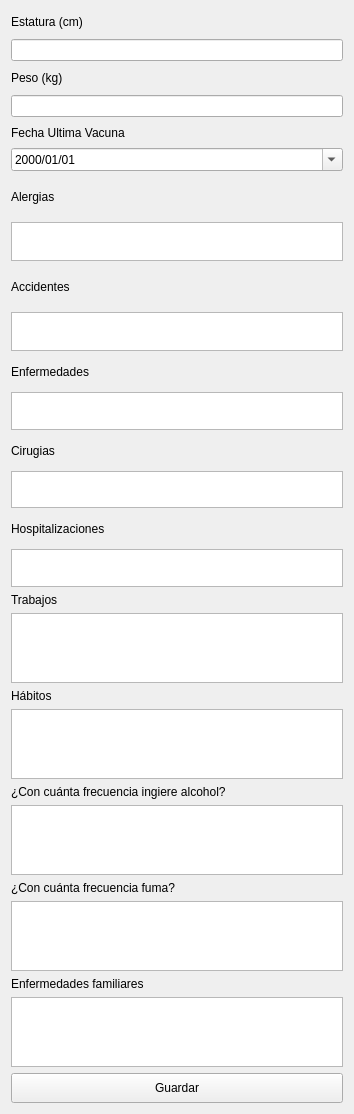
                  <widget class="QWidget" name="scrollAreaWidgetContents_7">
                   <property name="geometry">
                    <rect>
                     <x>0</x>
                     <y>0</y>
                     <width>354</width>
                     <height>1114</height>
                    </rect>
                   </property>
                   <layout class="QGridLayout" name="gridLayout_43">
                    <item row="8" column="0">
                     <widget class="QLabel" name="lb_accidentes">
                      <property name="minimumSize">
                       <size>
                        <width>75</width>
                        <height>39</height>
                       </size>
                      </property>
                      <property name="text">
                       <string>Accidentes</string>
                      </property>
                     </widget>
                    </item>
                    <item row="19" column="0">
                     <widget class="QTextEdit" name="te_habitos"/>
                    </item>
                    <item row="17" column="0">
                     <widget class="QTextEdit" name="te_trabajos"/>
                    </item>
                    <item row="3" column="0">
                     <widget class="QLineEdit" name="le_peso"/>
                    </item>
                    <item row="4" column="0">
                     <widget class="QLabel" name="lb_fechaVacuna">
                      <property name="minimumSize">
                       <size>
                        <width>147</width>
                        <height>19</height>
                       </size>
                      </property>
                      <property name="text">
                       <string>Fecha Ultima Vacuna</string>
                      </property>
                     </widget>
                    </item>
                    <item row="24" column="0">
                     <widget class="QLabel" name="lb_enfeFami">
                      <property name="text">
                       <string>Enfermedades familiares</string>
                      </property>
                     </widget>
                    </item>
                    <item row="18" column="0">
                     <widget class="QLabel" name="lb_habitos">
                      <property name="text">
                       <string>Hábitos</string>
                      </property>
                     </widget>
                    </item>
                    <item row="21" column="0">
                     <widget class="QTextEdit" name="te_frecAlco"/>
                    </item>
                    <item row="23" column="0">
                     <widget class="QTextEdit" name="te_frecFuma"/>
                    </item>
                    <item row="13" column="0">
                     <widget class="QTextEdit" name="te_cirugias">
                      <property name="minimumSize">
                       <size>
                        <width>296</width>
                        <height>29</height>
                       </size>
                      </property>
                     </widget>
                    </item>
                    <item row="2" column="0">
                     <widget class="QLabel" name="lb_peso">
                      <property name="minimumSize">
                       <size>
                        <width>33</width>
                        <height>22</height>
                       </size>
                      </property>
                      <property name="text">
                       <string>Peso (kg)</string>
                      </property>
                     </widget>
                    </item>
                    <item row="7" column="0">
                     <widget class="QTextEdit" name="te_alergias">
                      <property name="minimumSize">
                       <size>
                        <width>196</width>
                        <height>39</height>
                       </size>
                      </property>
                      <property name="html">
                       <string>&lt;!DOCTYPE HTML PUBLIC &quot;-//W3C//DTD HTML 4.0//EN&quot; &quot;http://www.w3.org/TR/REC-html40/strict.dtd&quot;&gt;
&lt;html&gt;&lt;head&gt;&lt;meta name=&quot;qrichtext&quot; content=&quot;1&quot; /&gt;&lt;style type=&quot;text/css&quot;&gt;
p, li { white-space: pre-wrap; }
&lt;/style&gt;&lt;/head&gt;&lt;body style=&quot; font-family:'MS Shell Dlg 2'; font-size:12pt; font-weight:400; font-style:normal;&quot;&gt;
&lt;p style=&quot;-qt-paragraph-type:empty; margin-top:0px; margin-bottom:0px; margin-left:0px; margin-right:0px; -qt-block-indent:0; text-indent:0px; font-size:8.25pt;&quot;&gt;&lt;br /&gt;&lt;/p&gt;&lt;/body&gt;&lt;/html&gt;</string>
                      </property>
                     </widget>
                    </item>
                    <item row="11" column="0">
                     <widget class="QTextEdit" name="te_enfermedades">
                      <property name="minimumSize">
                       <size>
                        <width>263</width>
                        <height>29</height>
                       </size>
                      </property>
                      <property name="verticalScrollBarPolicy">
                       <enum>Qt::ScrollBarAsNeeded</enum>
                      </property>
                     </widget>
                    </item>
                    <item row="12" column="0">
                     <widget class="QLabel" name="lb_cirugias">
                      <property name="minimumSize">
                       <size>
                        <width>57</width>
                        <height>29</height>
                       </size>
                      </property>
                      <property name="text">
                       <string>Cirugias</string>
                      </property>
                     </widget>
                    </item>
                    <item row="16" column="0">
                     <widget class="QLabel" name="lb_trabajos">
                      <property name="text">
                       <string>Trabajos</string>
                      </property>
                     </widget>
                    </item>
                    <item row="20" column="0">
                     <widget class="QLabel" name="lb_frecAlco">
                      <property name="text">
                       <string>¿Con cuánta frecuencia ingiere alcohol?</string>
                      </property>
                     </widget>
                    </item>
                    <item row="0" column="0">
                     <widget class="QLabel" name="lb_estatura">
                      <property name="minimumSize">
                       <size>
                        <width>57</width>
                        <height>22</height>
                       </size>
                      </property>
                      <property name="text">
                       <string>Estatura (cm)</string>
                      </property>
                     </widget>
                    </item>
                    <item row="26" column="0">
                     <widget class="QPushButton" name="pb_llenarHistorial">
                      <property name="minimumSize">
                       <size>
                        <width>0</width>
                        <height>30</height>
                       </size>
                      </property>
                      <property name="text">
                       <string>Guardar</string>
                      </property>
                     </widget>
                    </item>
                    <item row="6" column="0">
                     <widget class="QLabel" name="lb_alergias">
                      <property name="minimumSize">
                       <size>
                        <width>57</width>
                        <height>39</height>
                       </size>
                      </property>
                      <property name="text">
                       <string>Alergias</string>
                      </property>
                     </widget>
                    </item>
                    <item row="10" column="0">
                     <widget class="QLabel" name="lb_enfer">
                      <property name="minimumSize">
                       <size>
                        <width>100</width>
                        <height>29</height>
                       </size>
                      </property>
                      <property name="text">
                       <string>Enfermedades</string>
                      </property>
                     </widget>
                    </item>
                    <item row="15" column="0">
                     <widget class="QTextEdit" name="te_hospi">
                      <property name="minimumSize">
                       <size>
                        <width>256</width>
                        <height>29</height>
                       </size>
                      </property>
                     </widget>
                    </item>
                    <item row="14" column="0">
                     <widget class="QLabel" name="lb_hospi">
                      <property name="minimumSize">
                       <size>
                        <width>120</width>
                        <height>29</height>
                       </size>
                      </property>
                      <property name="text">
                       <string>Hospitalizaciones</string>
                      </property>
                     </widget>
                    </item>
                    <item row="22" column="0">
                     <widget class="QLabel" name="lb_frecFuma">
                      <property name="text">
                       <string>¿Con cuánta frecuencia fuma?</string>
                      </property>
                     </widget>
                    </item>
                    <item row="5" column="0">
                     <widget class="QDateEdit" name="de_ultimaVacuna">
                      <property name="displayFormat">
                       <string>yyyy/MM/dd</string>
                      </property>
                      <property name="calendarPopup">
                       <bool>true</bool>
                      </property>
                     </widget>
                    </item>
                    <item row="9" column="0">
                     <widget class="QTextEdit" name="te_accidentes">
                      <property name="minimumSize">
                       <size>
                        <width>268</width>
                        <height>39</height>
                       </size>
                      </property>
                     </widget>
                    </item>
                    <item row="25" column="0">
                     <widget class="QTextEdit" name="te_enfeFami"/>
                    </item>
                    <item row="1" column="0">
                     <widget class="QLineEdit" name="le_estatura">
                      <property name="styleSheet">
                       <string notr="true"/>
                      </property>
                      <property name="text">
                       <string/>
                      </property>
                     </widget>
                    </item>
                   </layout>
                  </widget>
